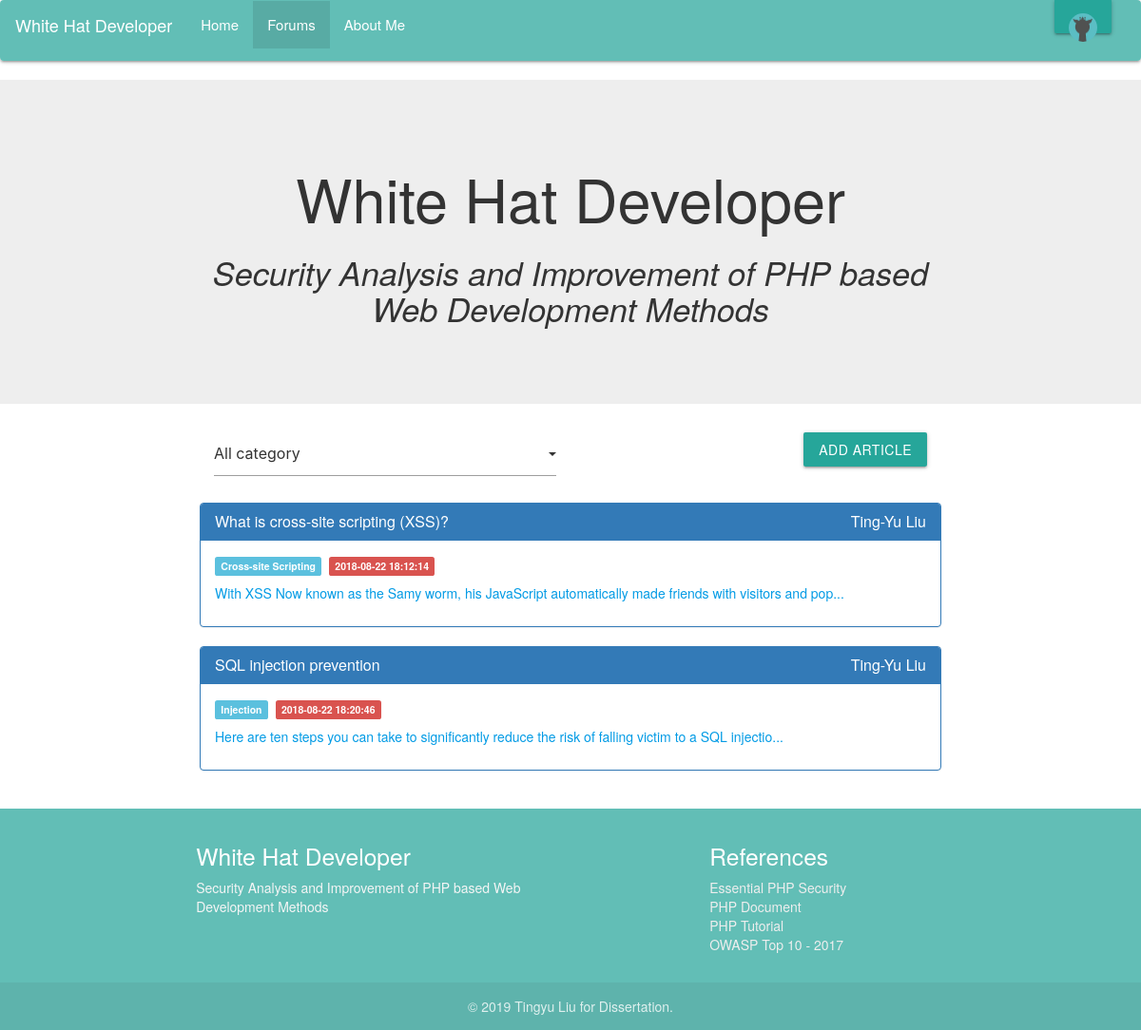
The app's page /Main/forum/forum.php?c=1 (signed in) with its own data.
### tables this page shows
CREATE TABLE `articles` (
  `id` int(11) NOT NULL COMMENT '文章id',
  `title` varchar(60) NOT NULL COMMENT '標題',
  `category` varchar(50) NOT NULL COMMENT '分類',
  `content` text NOT NULL COMMENT '內文',
  `publish` tinyint(1) NOT NULL DEFAULT '0' COMMENT '是否發布',
  `create_date` datetime NOT NULL COMMENT '建立日期',
  `create_user_id` int(11) NOT NULL COMMENT '文章建立者id',
  `modify_date` datetime DEFAULT NULL COMMENT '修改日期'
);

CREATE TABLE `realuser` (
  `id` int(11) NOT NULL COMMENT 'userid',
  `name` varchar(50) NOT NULL COMMENT 'name',
  `email` varchar(100) NOT NULL COMMENT 'email',
  `password` varchar(100) NOT NULL COMMENT 'password',
  `img_path` text COMMENT 'image path',
  `img_css` varchar(50) NOT NULL DEFAULT 'circular-portrait',
  `L1` tinyint(1) NOT NULL DEFAULT '0' COMMENT 'F0 T1',
  `L2` tinyint(1) NOT NULL DEFAULT '0' COMMENT 'F0 T1',
  `L3` tinyint(1) NOT NULL DEFAULT '0' COMMENT 'F0 T1',
  `L4` tinyint(1) NOT NULL DEFAULT '0' COMMENT 'F0 T1',
  `L5` tinyint(1) NOT NULL DEFAULT '0' COMMENT 'F0 T1',
  `L6` tinyint(1) NOT NULL DEFAULT '0' COMMENT 'F0 T1',
  `L7` tinyint(1) NOT NULL DEFAULT '0' COMMENT 'F0 T1',
  `L8` tinyint(1) NOT NULL DEFAULT '0' COMMENT 'F0 T1',
  `L9` tinyint(1) NOT NULL DEFAULT '0' COMMENT 'F0 T1',
  `L10` tinyint(1) NOT NULL DEFAULT '0' COMMENT 'F0 T1'
);

### Main/php/functions.php (called while the page is built, shortened)
<?php
function get_publish_article()
{
  $datas = array();
  $sql = "SELECT * FROM `articles` WHERE `publish` = 1;";
  $query = mysqli_query($_SESSION['link'], $sql);
  if ($query)
  {
    if (mysqli_num_rows($query) > 0)
    {
      while ($row = mysqli_fetch_assoc($query))
      {
        $datas[] = $row;
      }
    }
  }
  else
  {
    echo "{$sql} execution failed, error message：" . mysqli_error($_SESSION['link']);
  }
  return $datas;
}
function get_author($create_user_id)
{
  $result = null;
  $sql = "SELECT * FROM `realuser` WHERE `id` = {$create_user_id};";
  $query = mysqli_query($_SESSION['link'], $sql);
  if ($query)
  {
    if (mysqli_num_rows($query) == 1)
    {
      $result = mysqli_fetch_assoc($query);
    }
  }
  else
  {
    echo "{$sql} execution failed, error message：" . mysqli_error($_SESSION['link']);
  }
  return $result;
}
?>

### Main/forum/forum.php (the view, shortened to what this page needs)
<?php
require_once '../php/functions.php';
if($_GET['c']=="1"){
	$datas = get_publish_article();
}
?>
<!DOCTYPE html>
<html lang="en" dir="ltr">
  <head>
    <link rel="stylesheet" href="https://maxcdn.bootstrapcdn.com/bootstrap/3.3.4/css/bootstrap.min.css"/>
    <link rel="stylesheet" href="https://cdnjs.cloudflare.com/ajax/libs/materialize/1.0.0-rc.2/css/materialize.min.css">
    <link rel="stylesheet" href="../css/style.css">
  </head>
  <body>
    <?php include_once 'menu.php'; ?>
		<div class="content">
<div class="container">
				<div class="row">
					<div class="col-xs-12">
						<div class="col-xs-6">
					 	</div>
					 	<div class="col-xs-6">
	            <a href='article_add.php' class="btn btn-default right">Add Article</a>
						</div>
          </div>
				</div>
				<div class="row">
					<div class="col-xs-12">
						<?php if(!empty($datas)):?>
							<?php foreach($datas as $row):?>
							<?php
								$abstract = strip_tags($row['content']);
								$abstract = mb_substr($abstract, 0, 100, "UTF-8");
								$author= get_author($row['create_user_id']);
							?>
							<div class="panel panel-primary">
										<div class="panel-heading">
												<h3 class="panel-title">
													<a href="article.php?p=<?php echo $row['id']; ?>"><?php echo $row['title']; ?></a>
													<a class="right"> <?php echo $author['name'];?><a>
												</h3>
										</div>
										<div class="panel-body">
											<p>
												<span class="label label-info"><?php echo $row['category']; ?></span>&nbsp;
												<span class="label label-danger"><?php echo $row['create_date']; ?></span>
											</p>
												<p><?php echo $abstract.'...'; ?></p>
										</div>
								</div>
								<?php endforeach; ?>
						<?php else: ?>
							<h3 class="text-center">No post</h3>
							<?php endif; ?>
					</div>
				</div>
			</div>
		</div>
    <?php include_once 'footer.php'; ?>
  </body>
</html>

### Main/css/style.css (style rules this page uses)
html, body { height: 100%; }

### records on screen
articles: title "What is cross-site scripting (XSS)?", realuser.name "Ting-Yu Liu", category "Cross-site Scripting", create_date "2018-08-22 18:12:14", content "With XSS Now known as the Samy worm, his JavaScript automatically made friends with visitors and pop"
articles: title "SQL injection prevention", realuser.name "Ting-Yu Liu", category "Injection", create_date "2018-08-22 18:20:46", content "Here are ten steps you can take to significantly reduce the risk of falling victim to a SQL injectio"
